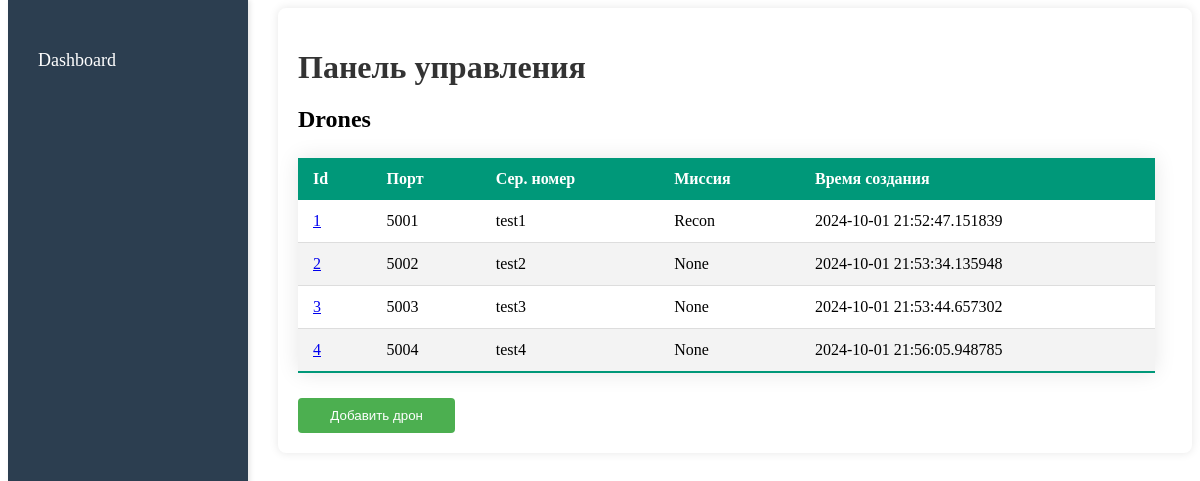
The page /home on the database its author committed.
### tables this page shows
CREATE TABLE tbl_drones (
        id INTEGER PRIMARY KEY AUTOINCREMENT,
        port TEXT UNIQUE NOT NULL,
        serial_number TEXT NOT NULL,      
        mission TEXT NOT NULL,   
        created_at DATETIME   
    );

### server.py (the view)
@app.route("/home")
def main_page():
    drones_data = DroneController.get_all()
    drones = [
        dict(id=drone_id, port=port, serial_number=serial_number, mission=mission, timestamp=timestamp)
        for drone_id, port, serial_number, mission, timestamp in drones_data
    ]
    return render_template("home.html", drones=drones)

### controllers/drone_controller.py (called while the page is built)
    @staticmethod
    def get_all():
        queryBuilder = QueryBuilder()
        cursor = SQLiteDBFactory.get_db().cursor()
        drones = cursor.execute(queryBuilder.select("tbl_drones").build()).fetchall()
        cursor.close()
        return drones

### db/Database.py (called while the page is built)
    def __new__(cls, *args, **kwargs):
        if cls._instance is None:
            cls._instance = super(SQLiteDBFactory, cls).__new__(cls)
        return cls._instance

    def connect(self, path_to_db: str):
        try:
            conn = sqlite3.connect(path_to_db)
            logging.info(f"Подключение к базе {path_to_db} SQLite установлено")
            return conn
        except sqlite3.Error as e:
            logging.warning(f"Ошибка подключения: {e}")
            return None

    @classmethod
    def get_db(cls):
        factory = SQLiteDBFactory()
        conn = factory.connect(path_to_db=db_name)  # Подключение к базе данных в памяти
        if conn:
            logging.info("Подключение к БД прошло успешно")
        return conn

### db/QueryBuilder.py (called while the page is built)
    def select(self, table: str, columns="*"):
        self.__query_parts["SELECT"] = f"SELECT {columns}"
        self.__query_parts["FROM"] = f"FROM {table}"
        return self

    def build(self):
        query = ""
        if "UPDATE" in self.__query_parts:
            query = self.__query_parts["UPDATE"]
        if "SET" in self.__query_parts:
            query += self.__query_parts["SET"]
        if "INSERT INTO" in self.__query_parts:
            query = self.__query_parts["INSERT INTO"]
        if "SELECT" in self.__query_parts:
            query = f'{self.__query_parts["SELECT"]} {self.__query_parts["FROM"]} '
        if "WHERE" in self.__query_parts:
            query += self.__query_parts["WHERE"]
        return query

### server.py (called while the page is built)
@app.before_request
def before_request():
    g.start_time = time()  # Record start time
    g.is_profiling = "profiler" in request.args
    if g.is_profiling:
        g.profiler = Profiler()
        g.profiler.start()

@app.after_request
def after_request(response):
    if g.is_profiling:
        g.profiler.stop()
        output_html = g.profiler.output_html()
        return make_response(output_html)
    duration = time() - g.start_time
    logging.info(f"{request.method} {request.path} - Status: {response.status} - Duration: {duration:.2f} seconds")
    return response

### templates/home.html (shortened to what this page needs)
<!DOCTYPE html>
<html lang="ru">
<div class="sidebar-container">
    <nav class="sidebar">
        <ul>
            <li><a href="/home">Dashboard</a></li>
        </ul>
    </nav>
    <head>
        <link rel="stylesheet" href="../static/css/styles.css" type="text/css">
    </head>
    <body>
    </body>
    <div class="settings-panel-container">
        <h1>Панель управления</h1>
        <div class="table-container">
            <h2>Drones</h2>
            <table class="styled-table">
                <thead>
                <tr>
                    <th>Id</th>
                    <th>Порт</th>
                    <th>Сер. номер</th>
                    <th>Миссия</th>
                    <th>Время создания</th>
                </tr>
                </thead>
                <tbody>
                {% for drone in drones %}
                <tr>
                    <td><a href="/drones/{{ drone.id }}">{{ drone.id }}</a></td>
                    <td>{{ drone.port }}</td>
                    <td>{{ drone.serial_number }}</td>
                    <td>{{ drone.mission }}</td>
                    <td>{{ drone.timestamp }}</td>
                </tr>
                {% endfor %}
                </tbody>
            </table>
            <form class="settings-panel-form" action="/drones/add" method="GET">
                <button type="submit">Добавить дрон</button>
            </form>
        </div>
    </div>
</div>
</html>

### static/css/styles.css (style rules this page uses)
.sidebar-container { display: flex; min-height: 100vh; }
.sidebar { width: 200px; background-color: #2c3e50; padding: 20px; box-shadow: 2px 0 5px rgba(0, 0, 0, 0.1); position: fixed; top: 0; bottom: 0; }
.sidebar ul { list-style: none; padding: 0; }
.sidebar ul li { margin: 20px 0; }
.sidebar ul li a { color: white; text-decoration: none; font-size: 18px; display: block; padding: 10px; border-radius: 4px; }
.settings-panel-container { margin-left: 270px; padding: 20px; width: calc(100% - 270px); }
.styled-table { width: 98%; border-collapse: collapse; margin: 25px 0; font-size: 1em; background-color: #ffffff; box-shadow: 0 0 20px rgba(0, 0, 0, 0.1); }
.styled-table thead tr { background-color: #009879; color: #ffffff; text-align: left; font-weight: bold; }
.styled-table tbody tr { border-bottom: 1px solid #dddddd; }
.styled-table tbody tr:nth-of-type(even) { background-color: #f3f3f3; }
.styled-table td, .styled-table th { padding: 12px 15px; }
.styled-table tbody tr:last-of-type { border-bottom: 2px solid #009879; }
.settings-panel-container { background-color: #fff; border-radius: 8px; box-shadow: 0 0 10px rgba(0, 0, 0, 0.1); padding: 20px; width: 90%; height: 90%; text-align: left; }
.settings-panel-container h1 { margin-bottom: 20px; color: #333; }
.settings-panel-form button { background-color: #4caf50; color: #fff; padding: 10px; border: none; border-radius: 4px; cursor: pointer; width: 18%; }

### rows shown on the page
tbl_drones: id "1", port "5001", serial_number "test1", mission "Recon", timestamp "2024-10-01 21:52:47.151839"
tbl_drones: id "2", port "5002", serial_number "test2", mission "None", timestamp "2024-10-01 21:53:34.135948"
tbl_drones: id "3", port "5003", serial_number "test3", mission "None", timestamp "2024-10-01 21:53:44.657302"
tbl_drones: id "4", port "5004", serial_number "test4", mission "None", timestamp "2024-10-01 21:56:05.948785"
